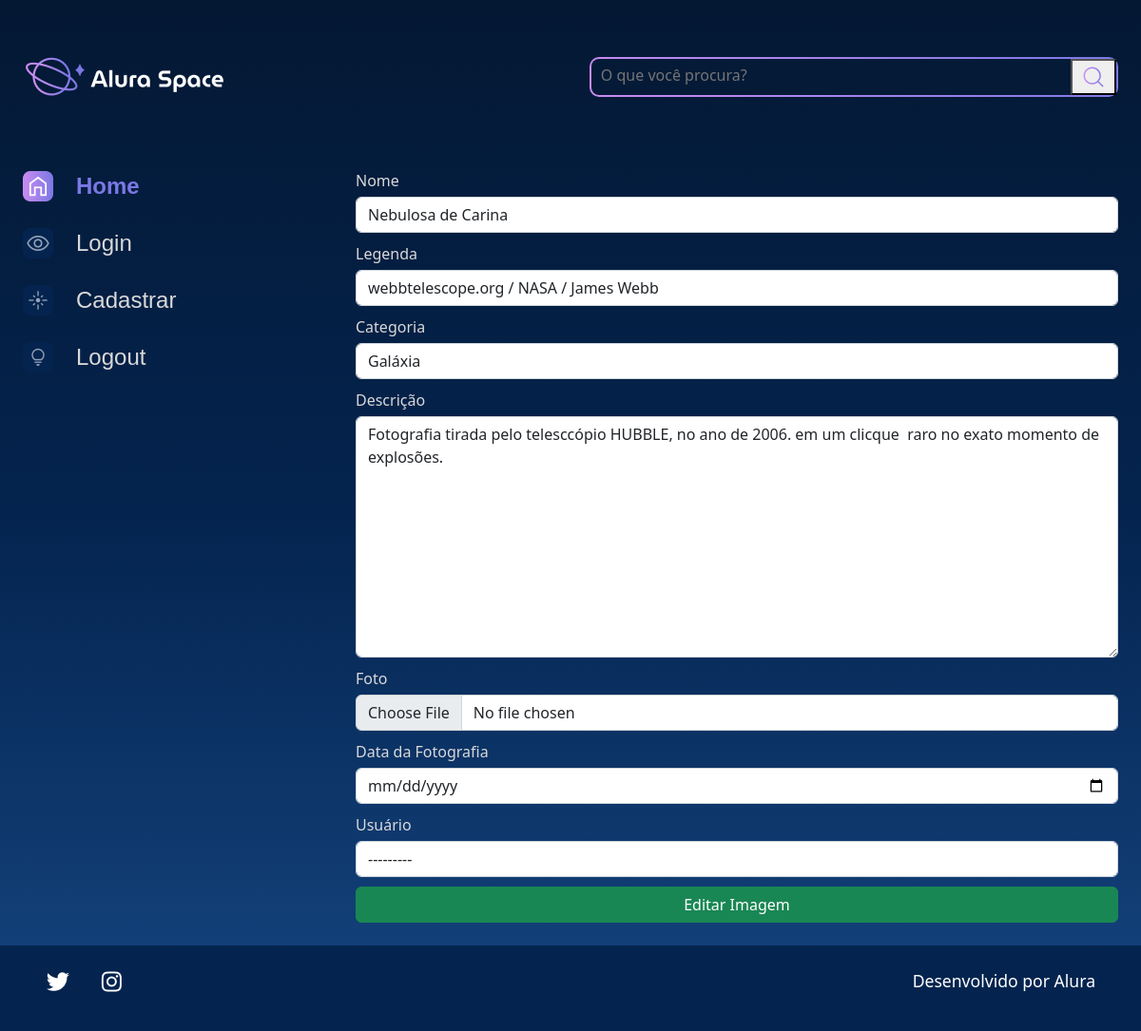
Page /editar-imagem/1 on the earlier database version.
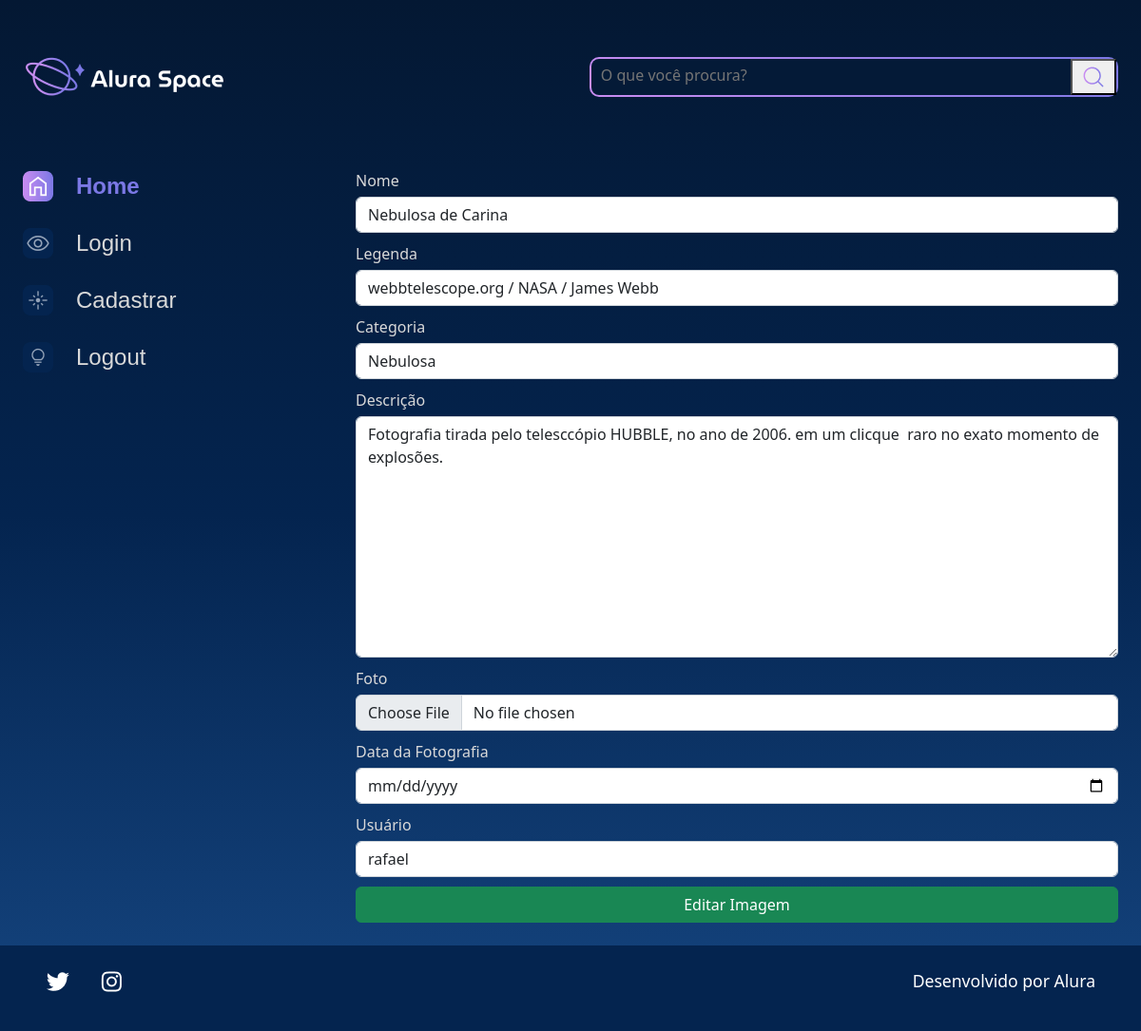
Same page on the later database version.
### galeria/models.py (models this page shows, shortened)
class Fotografia(models.Model):
    OPCOES_CATEGORIA= [
        ('GALÁXIA', 'Galáxia'),
        ('NEBULOSA', 'Nebulosa'),
        ('ESTRELA', 'Estrela'),
        ('PLANETA', 'Planeta'),
    ]
    nome = models.CharField(max_length=100, null=False, blank=False)
    legenda = models.CharField(max_length=150, null=False, blank=False)
    categoria = models.CharField(max_length=100,choices = OPCOES_CATEGORIA,default='')
    descricao = models.TextField(null=False, blank=False)
    foto = models.ImageField(upload_to='fotos/%Y/%m/%d/', blank=True)
    publicada = models.BooleanField(default=True)
    data_fotografia = models.DateTimeField(default=datetime.now,null=False, blank=False)
    usuario = models.ForeignKey(to = User, on_delete=models.SET_NULL, null=True, blank=True, related_name="user")

### galeria/views.py (the view, shortened to what this page needs)
# urls.py: path('editar-imagem/<int:foto_id>', editar_imagem, name='editar_imagem'),
def editar_imagem(request, foto_id):
    fotografia = get_object_or_404(Fotografia, id=foto_id)
    form = FotografiaForm(instance=fotografia)
    return render(request, 'galeria/editar_imagem.html', {'form': form, 'foto_id': foto_id, 'fotografia': fotografia})

### galeria/forms.py
class FotografiaForm(forms.ModelForm):
    class Meta:
        model = Fotografia
        exclude =['publicada',]
        labels = {
            'nome':'Nome',
            'legenda':'Legenda',
            'categoria':'Categoria',
            'descricao':'Descrição',
            'foto':'Foto',
            'data_fotografia':'Data da Fotografia',
            'usuario':'Usuário',
        }
        widgets ={
            'nome': forms.TextInput(attrs={'class':'form-control'}),
            'legenda': forms.TextInput(attrs={'class':'form-control'}),
            'categoria': forms.Select(attrs={'class':'form-control'}),
            'descricao': forms.Textarea(attrs={'class':'form-control'}),
            'foto': forms.FileInput(attrs={'class':'form-control'}),
            'data_fotografia': forms.DateInput(
                format='%d/%m/%Y',
                attrs = {
                    'class':'form-control',
                    'placeholder':'Selecione uma data',
                    'type':'date',
                }
            ),
            'usuario': forms.Select(attrs={'class':'form-control'}),
        }

### galeria/templates/galeria/editar_imagem.html (shortened to what this page needs)
{% load static %}
<!DOCTYPE html>
<html lang="pt-br">
<head>
    <link rel="stylesheet" href="{% static '/styles/style.css' %}">
    <link href="https://cdn.jsdelivr.net/npm/bootstrap@5.2.2/dist/css/bootstrap.min.css" rel="stylesheet">
</head>
<body>
    <div class="pagina-inicial">
        <header class="cabecalho">
            <img src="{% static '/assets/logo/Logo(2).png' %}" alt="Logo da Alura Space" />
            <div class="cabecalho__busca">
                <div class="busca__fundo">
                    <form action="{% url 'buscar' %}">
                        <input  class="busca__input" type="text" name="buscar" placeholder="O que você procura?">
                        <button type="submit">
                            <img class="busca__icone" src="{% static '/assets/ícones/1x/search.png' %}" alt="ícone de search">
                        </button>
                    </form>
                </div>
            </div>
        </header>
        <main class="principal">
            <section class="menu-lateral">
                <nav class="menu-lateral__navegacao">
                    <a href="{% url 'index' %}"><img src="{% static '/assets/ícones/1x/Home - ativo.png' %}"> Home</a>
                    <a href="{% url 'login' %}"><img src="{% static '/assets/ícones/1x/Mais vistas - inativo.png' %}"> Login</a>
                    <a href="{% url 'cadastro' %}"><img src="{% static '/assets/ícones/1x/Novas - inativo.png' %}"> Cadastrar</a>
                    <a href="{% url 'logout'%}"><img src="{% static '/assets/ícones/1x/Surpreenda-me - inativo.png' %}"> Logout</a>
                </nav>
            </section>
            <section class="galeria" style="margin-left: 5em">
                <form action="{% url 'editar_imagem' foto_id %}"  method="POST" enctype="multipart/form-data">
                    <div class="row">
                        {% for field in form.visible_fields %}
                        <div class="col-12 col-lg-12" style="margin-bottom: 10px;">
                            <label for ={{field.id_for_label}} style="color:#D9D9D9; margin-bottom: 5px;">{{field.label}}</label>
                            {{field}}
                        </div>
                        {% endfor %}
                    </div>
                    <div>
                        <button class="btn btn-success col-12" style="padding: top 5px;" type="submit">Editar Imagem</button>
                    </div>
                </form>
            </section>
        </main>
    </div>
</body>
{% include 'partials/_footer.html' %}

Differences in the rows shown:
changed Fotografia "Nebulosa de Carina": categoria "Galáxia" → "Nebulosa"; usuario "---------" → "rafael"
